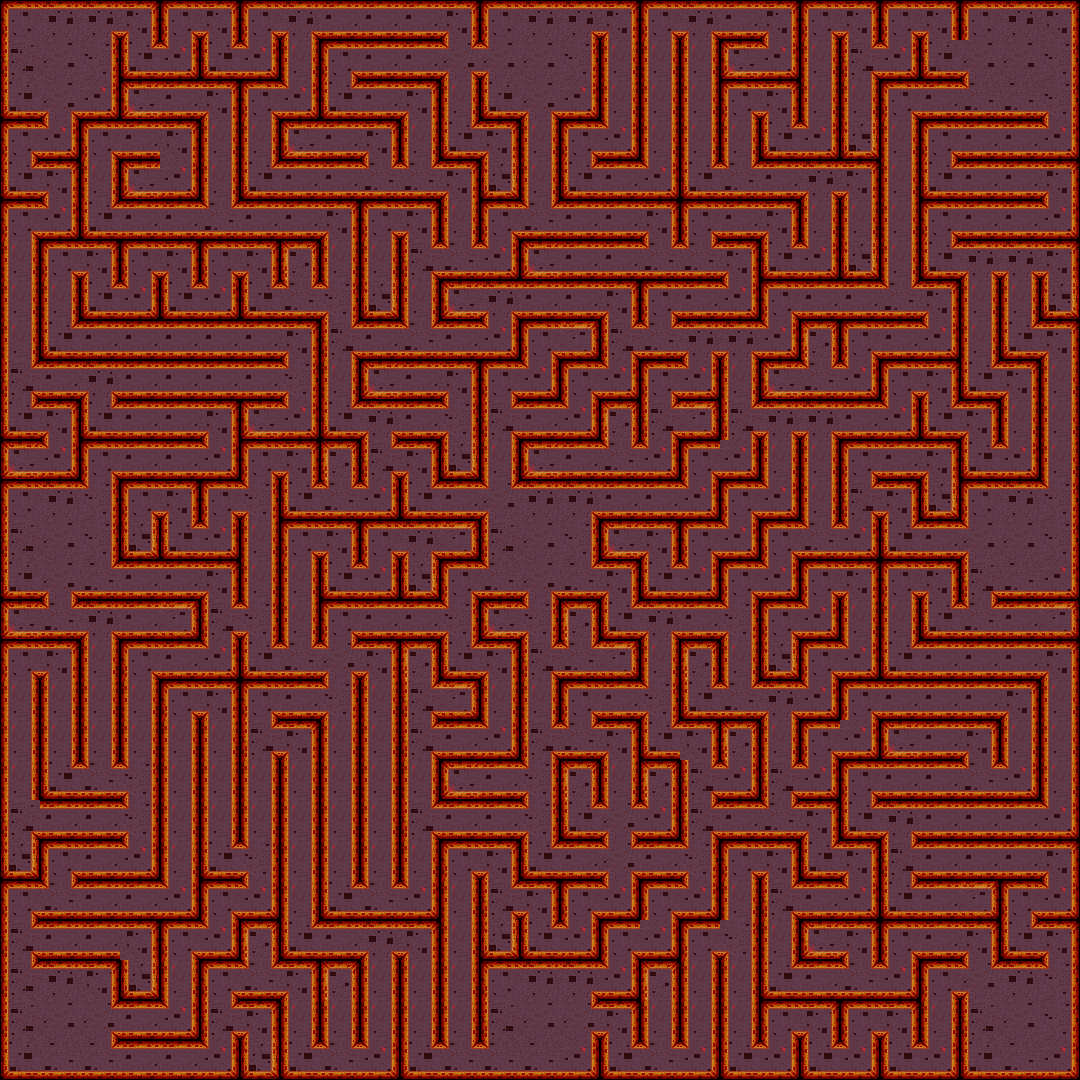

Tiled map render using the project's own tile images. Description and the map definition, with tile-layer contents summarised, below:
An orthogonal 27x27 tile map with 40x40 px tiles, 5 tile layers (Capa de Patrones 1, Tile Layer 2, Tile Layer 3, Tile Layer 4, ...) and 30 objects.

<map version="1.0" orientation="orthogonal" renderorder="right-down" width="27" height="27" tilewidth="40" tileheight="40" nextobjectid="1">
 <tileset firstgid="1" name="laberinto" tilewidth="40" tileheight="40" tilecount="20" columns="0">
  <tile id="0">
   <image width="40" height="40" source="Tileset/lab_01.png" />
  </tile>
  <tile id="1">
   <image width="40" height="40" source="Tileset/lab_02.png" />
   <objectgroup draworder="index">
    <object id="1" x="36.1818" y="0" width="3.81818" height="40.1818" />
   </objectgroup>
  </tile>
  <tile id="2">
   <image width="40" height="40" source="Tileset/lab_03.png" />
   <objectgroup draworder="index">
    <object id="2" x="0" y="35.8182" width="39.9091" height="4.18182" />
   </objectgroup>
  </tile>
  <tile id="3">
   <image width="40" height="40" source="Tileset/lab_04.png" />
   <objectgroup draworder="index">
    <object id="1" x="0" y="0" width="4.18182" height="40" />
   </objectgroup>
  </tile>
  <tile id="4">
   <image width="40" height="40" source="Tileset/lab_05.png" />
   <objectgroup draworder="index">
    <object id="1" x="0" y="0" width="39.8182" height="4" />
   </objectgroup>
  </tile>
  <tile id="5">
   <image width="40" height="40" source="Tileset/lab_06.png" />
   <objectgroup draworder="index">
    <object id="3" x="0.181818" y="0" width="39.8182" height="3.81818" />
    <object id="5" x="0" y="0" width="3.81818" height="40" />
   </objectgroup>
  </tile>
  <tile id="6">
   <image width="40" height="40" source="Tileset/lab_07.png" />
   <objectgroup draworder="index">
    <object id="1" x="0" y="0" width="40.1818" height="4.18182" />
    <object id="2" x="36.1818" y="0.363636" width="3.81818" height="39.6364" />
   </objectgroup>
  </tile>
  <tile id="7">
   <image width="40" height="40" source="Tileset/lab_08.png" />
   <objectgroup draworder="index">
    <object id="1" x="0" y="36" width="40" height="4" />
    <object id="2" x="36.3636" y="0" width="3.63636" height="39.8182" />
   </objectgroup>
  </tile>
  <tile id="8">
   <image width="40" height="40" source="Tileset/lab_09.png" />
   <objectgroup draworder="index">
    <object id="1" x="0" y="0" width="4" height="40" />
    <object id="2" x="0" y="36" width="40" height="4" />
   </objectgroup>
  </tile>
  <tile id="9">
   <image width="40" height="40" source="Tileset/lab_10.png" />
   <objectgroup draworder="index">
    <object id="1" x="0" y="0" width="4.18182" height="39.8182" />
    <object id="2" x="36" y="0" width="4" height="40" />
    <object id="3" x="0" y="36.1818" width="39.8182" height="3.81818" />
   </objectgroup>
  </tile>
  <tile id="10">
   <image width="40" height="40" source="Tileset/lab_11.png" />
   <objectgroup draworder="index">
    <object id="1" x="0" y="0" width="40" height="3.81818" />
    <object id="3" x="0" y="0.181818" width="3.81818" height="39.8182" />
    <object id="4" x="0" y="35.8182" width="39.8182" height="4.18182" />
   </objectgroup>
  </tile>
  <tile id="11">
   <image width="40" height="40" source="Tileset/lab_12.png" />
   <objectgroup draworder="index">
    <object id="1" x="0" y="0" width="40.1818" height="4" />
    <object id="2" x="0" y="0" width="3.81818" height="40" />
    <object id="3" x="36.1818" y="0" width="3.81818" height="40" />
   </objectgroup>
  </tile>
  <tile id="12">
   <image width="40" height="40" source="Tileset/lab_13.png" />
   <objectgroup draworder="index">
    <object id="1" x="0" y="0" width="39.8182" height="4.18182" />
    <object id="2" x="0" y="36" width="39.8182" height="4" />
    <object id="3" x="36" y="0.181818" width="4" height="39.8182" />
   </objectgroup>
  </tile>
  <tile id="13">
   <image width="40" height="40" source="Tileset/lab_14.png" />
   <objectgroup draworder="index">
    <object id="1" x="0" y="0" width="3.81818" height="39.8182" />
    <object id="2" x="36" y="0" width="4" height="40" />
   </objectgroup>
  </tile>
  <tile id="14">
   <image width="40" height="40" source="Tileset/lab_15.png" />
   <objectgroup draworder="index">
    <object id="1" x="0" y="0" width="3.63636" height="40" />
    <object id="3" x="35.6364" y="0" width="4.36364" height="39.8182" />
   </objectgroup>
  </tile>
  <tile id="15">
   <image width="40" height="40" source="Tileset/lab_16.png" />
   <objectgroup draworder="index">
    <object id="2" x="0" y="0" width="39.8182" height="4" />
    <object id="3" x="0" y="36.1818" width="40" height="3.81818" />
   </objectgroup>
  </tile>
  <tile id="16">
   <image width="40" height="40" source="Tileset/lab_17.png" />
  </tile>
  <tile id="17">
   <image width="40" height="40" source="Tileset/lab_18.png" />
  </tile>
  <tile id="18">
   <image width="40" height="40" source="Tileset/lab_19.png" />
  </tile>
  <tile id="19">
   <image width="40" height="40" source="Tileset/lab_20.png" />
  </tile>
 </tileset>
 <layer name="Capa de Patrones 1" width="27" height="27">
  <data>[729 cells, 729 non-empty, 15 distinct tile ids]</data>
 </layer>
 <layer name="Tile Layer 2" width="27" height="27">
  <data>[729 cells, 159 non-empty, 4 distinct tile ids]</data>
 </layer>
 <layer name="Tile Layer 3" width="27" height="27">
  <data>[729 cells, 219 non-empty, 4 distinct tile ids]</data>
 </layer>
 <layer name="Tile Layer 4" width="27" height="27">
  <data>[729 cells, 111 non-empty, 4 distinct tile ids]</data>
 </layer>
 <layer name="Tile Layer 5" width="27" height="27">
  <data>[729 cells, 15 non-empty, 4 distinct tile ids]</data>
 </layer>
</map>
